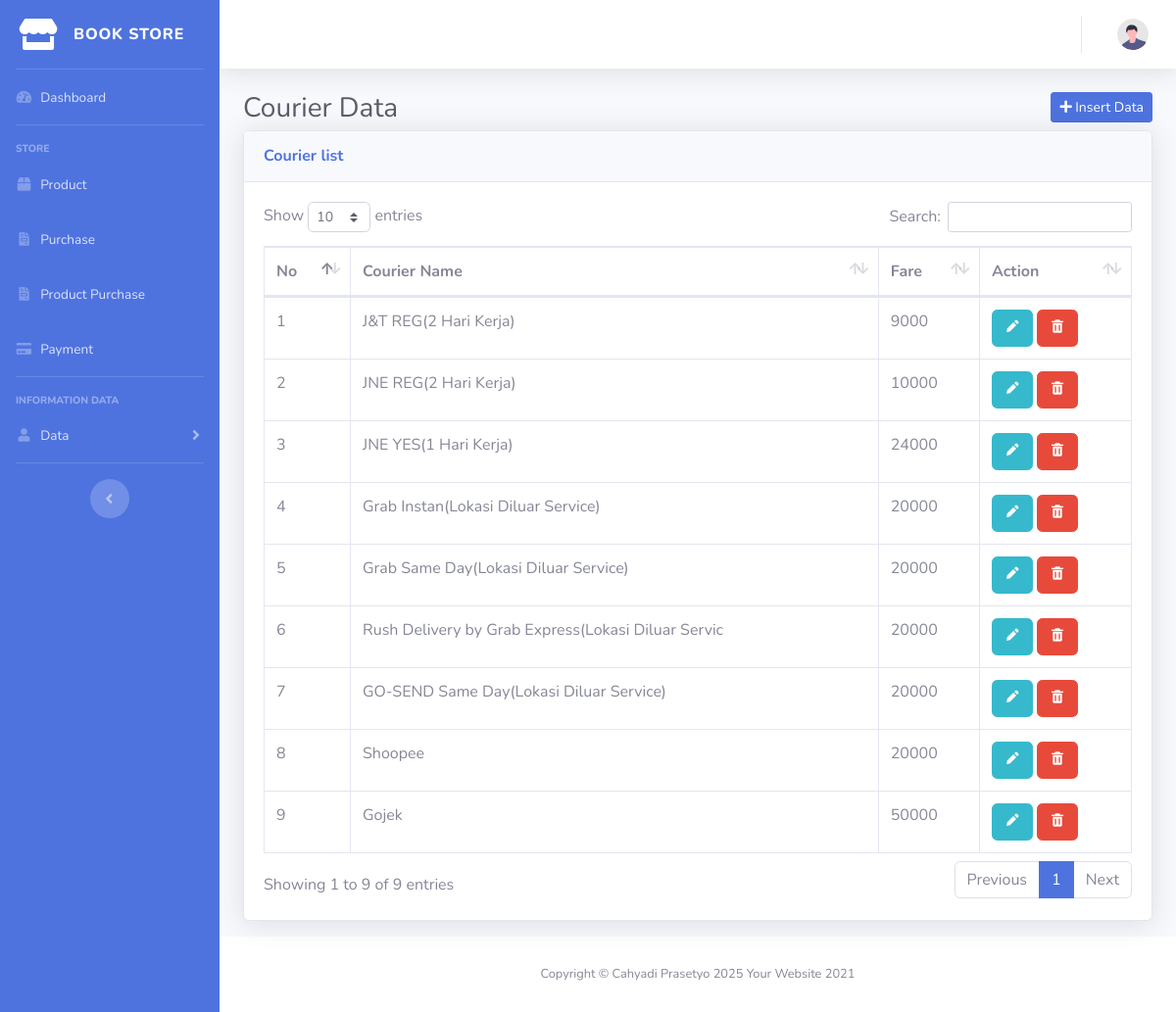
The app's page /client/courier.php (signed in) with its own data.
### tables this page shows
CREATE TABLE `kurir` (
  `id_kurir` int(11) NOT NULL,
  `nama_kurir` varchar(50) NOT NULL,
  `tarif` varchar(500) NOT NULL
);

### client/courier.php (the view)
<?php require "template/sidebar.php" ;?>
    <div class="container-fluid">
    <div class="clearfix">
        <div class="float-left">
            <h1 class="h3 m-0 text-gray-800">
                Courier Data
            </h1>
        </div>
        <div class="float-right">
            <a href="../page/courier.php" class="btn btn-primary btn-sm mb-2"><i class="fa fa-plus"></i> Insert Data</a>
        </div>
    </div>
        <div class="card shadow mb-3">
            <div class="card-header py-3">
                <h6 class="m-0 font-weight-bold text-primary">Courier list</h6>
            </div>
            <div class="card-body">
                <div class="table-responsive">
                    <table class="table table-bordered" id="dataTable" width="100%" cellspacing="0">
                        <thead>
                            <tr>
                                <th>No</th>
                                <th>Courier Name</th>
                                <th>Fare</th>
                                <th>Action</th>
                            </tr>
                        </thead>
                        <tbody>
                            <?php
                                require "../koneksi.php";
                                $no = 1;
                                $data = mysqli_query($conn,"SELECT * FROM kurir");
                                while($d = mysqli_fetch_assoc($data)){
                            ?>
                            <tr>
                                <td><?= $no++;?></td>
                                <td><?= $d['nama_kurir']; ?></td>
                                <td><?= $d['tarif'];?></td>
                                <td>
                                    <a href="../view/courier.php?id=<?= $d['id_kurir'];?>" class="btn btn-info"><i class='bx bxs-pencil' ></i></a>
                                    <a href="../auth/courier.php?id=<?= $d['id_kurir'];?>" onclick="return confirm('Anda Yakin Ingin Menghapus Data Ini?');" class="btn btn-danger"><i class='bx bxs-trash'></i></a>
                                </td>
                            </tr>
                            <?php
                                }
                            ?>
                        </tbody>
                    </table>
                </div>
            </div>
        </div>
    </div>
<?php require "template/footer.php" ;?>

### client/template/sidebar.php (shortened to what this page needs)
<!DOCTYPE html>
<html lang="en">
<head>
    <link href="../vendor/fontawesome-free/css/all.min.css" rel="stylesheet" type="text/css">
    <link href="../css/sb-admin-2.min.css" rel="stylesheet">
    <link href="../vendor/datatables/dataTables.bootstrap4.min.css" rel="stylesheet">
    <link href='https://unpkg.com/boxicons@2.1.2/css/boxicons.min.css' rel='stylesheet'>
</head>
<body id="page-top">
    <div id="wrapper">
        <ul class="navbar-nav bg-primary sidebar sidebar-dark accordion" id="accordionSidebar">
             <a class="sidebar-brand d-flex align-items-center justify-content-center" href="index.php">
                    <i class="fas fa-store fa-2x"></i>
                <div class="sidebar-brand-text mx-3">Book Store</div>
            </a>
            <hr class="sidebar-divider my-0">
            <li class="nav-item">
                <a class="nav-link" href="index.php">
                    <i class="fas fa-fw fa-tachometer-alt"></i>
                    <span>Dashboard</span></a>
            </li>
            <hr class="sidebar-divider">
            <div class="sidebar-heading">
                Store
            </div>
            <li class="nav-item">
                <a class="nav-link" href="./product.php">
                    <i class="fas fa-fw fa-box"></i>
                <span>Product</span></a>
            </li>
            <li class="nav-item">
                <a class="nav-link" href="./purchase.php">
                    <i class="fas fa-fw fa-file-invoice"></i>
                <span>Purchase</span></a>
            </li>
                <li class="nav-item">
                <a class="nav-link" href="./product_purchase.php">
                    <i class="fas fa-fw fa-file-invoice"></i>
                <span>Product Purchase</span></a>
            </li>
            <li class="nav-item">
                <a class="nav-link" href="./payment.php">
                    <i class="fas fa-fw fa-credit-card"></i>
                <span>Payment</span></a>
            </li>
            <hr class="sidebar-divider">
            <div class="sidebar-heading">
                Information Data
            </div>
            <li class="nav-item">
                <a class="nav-link collapsed" href="#" data-toggle="collapse" data-target="#collapseTwo"
                    aria-expanded="true" aria-controls="collapseTwo">
                    <i class="fas fa-fw fa-user"></i>
                    <span>Data</span>
                </a>
            </li>
            <hr class="sidebar-divider d-none d-md-block">
            <div class="text-center d-none d-md-inline">
                <button class="rounded-circle border-0" id="sidebarToggle"></button>
            </div>
        </ul>
        <div id="content-wrapper" class="d-flex flex-column">
            <div id="content">
                <nav class="navbar navbar-expand navbar-light bg-white topbar mb-4 static-top shadow">
                    <ul class="navbar-nav ml-auto">
                        <li class="nav-item dropdown no-arrow">
                            <a class="nav-link dropdown-toggle" href="#" id="userDropdown" role="button"
                                data-toggle="dropdown" aria-haspopup="true" aria-expanded="false">
                                <img class="img-profile rounded-circle"
                                    src="../img/undraw_profile.svg">
                            </a>
                        </li>
                    </ul>
                </nav>

### client/template/footer.php (shortened to what this page needs)
    <footer class="sticky-footer bg-white">
        <div class="container my-auto">
            <div class="copyright text-center my-auto">
                <span>Copyright &copy; Cahyadi Prasetyo <?= date('Y'); ?> Your Website 2021</span>
            </div>
        </div>
    </footer>
        </div>
    </div>
</body>
</html>

### records on screen
kurir: nama_kurir "J&T REG(2 Hari Kerja)", tarif "9000"
kurir: nama_kurir "JNE REG(2 Hari Kerja)", tarif "10000"
kurir: nama_kurir "JNE YES(1 Hari Kerja)", tarif "24000"
kurir: nama_kurir "Grab Instan(Lokasi Diluar Service)", tarif "20000"
kurir: nama_kurir "Grab Same Day(Lokasi Diluar Service)", tarif "20000"
kurir: nama_kurir "Rush Delivery by Grab Express(Lokasi Diluar Servic", tarif "20000"
kurir: nama_kurir "GO-SEND Same Day(Lokasi Diluar Service)", tarif "20000"
kurir: nama_kurir "Shoopee", tarif "20000"
kurir: nama_kurir "Gojek", tarif "50000"
